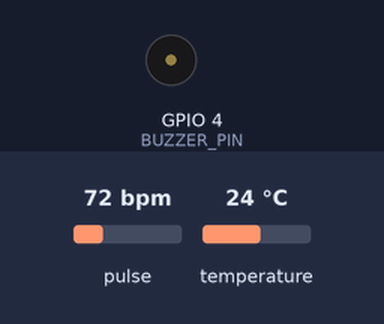
Simulated run of this sketch. Board: ESP32. Shown: buzzer (waves = sounding). The inputs (shaded band) are chosen by the test bench; at power-on: temperature 24 °C, pulse 72 bpm. WiFi joins after 1.5 s; servers stay silent unless stated; the local clock reads 2024-03-15 10:24:30 at power-on unless the sketch sets it; what the sketch prints to the serial monitor is not drawn.

Above: at 3.7 s.
3.8 s: temperature set to 37.5 °C
6.8 s: temperature set to 38.7 °C
At 7.6 s:
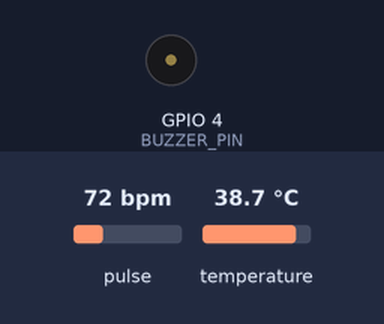
Timing chart, 0 to 9.8 s (numbered marks = the images above; inputs shaded):
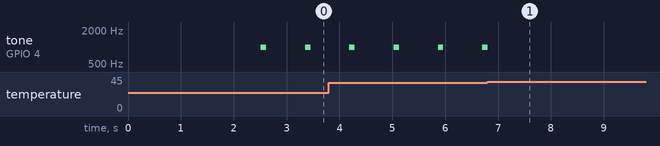

The sketch:

Client_health_monitor_copy_20250920181113.ino
```cpp
// (licence header left out)
#include <Wire.h>
#include "MAX30105.h"
#include "heartRate.h"
#include <WiFi.h>
#include <HTTPClient.h>
#include <time.h>
#include <WiFiClientSecure.h>
#include "base64.h"   // required for SMTP login

// ---------- WiFi ----------
const char* ssid = "health";
const char* password = "11223344";

// ---------- Firebase ----------
String firebaseHost = "https://patient-health-monitor-20846-default-rtdb.firebaseio.com";
String firebaseAuth = "";
String patientName = "kumar";

// ---------- MAX30102 ----------
MAX30105 particleSensor;
#define BUZZER_PIN 4
#define BUFFER_SIZE 100

// Heart Rate vars
const byte RATE_SIZE = 4;
byte rates[RATE_SIZE];
byte rateSpot = 0;
long lastBeat = 0;
float beatsPerMinute;
int beatAvg;

// SpO2 buffers
long redBuffer[BUFFER_SIZE];
long irBuffer[BUFFER_SIZE];
int bufferIndex = 0;
float spo2 = 0;

// ---------- Firebase push timer ----------
unsigned long lastFirebasePush = 0;
const unsigned long FIREBASE_INTERVAL = 30000; // 30 sec

// ---------- Time ----------
const char* ntpServer = "pool.ntp.org";
const long gmtOffset_sec = 19800;  // IST +5:30
const int daylightOffset_sec = 0;

// ---------- SMTP Config ----------
const char* smtpServer = "smtp.gmail.com";
const int smtpPort = 465;
String smtpUser = "hdaprojectofficial@gmail.com";      // <-- change
String smtpPass = "eigu bqix zthz bdye";      // Gmail App Password
String smtpTo   = "hdaprojectofficial@gmail.com";  // <-- change

bool alertSent = false;

// ---------- Thresholds ----------
const int HR_THRESHOLD = 110;     // bpm
const float TEMP_THRESHOLD = 38; // °C

String getDate() {
  struct tm timeinfo;
  if (!getLocalTime(&timeinfo)) return "unknown-date";
  char buffer[11];
  strftime(buffer, sizeof(buffer), "%Y-%m-%d", &timeinfo);
  return String(buffer);
}

String getTime() {
  struct tm timeinfo;
  if (!getLocalTime(&timeinfo)) return "unknown-time";
  char buffer[9];
  strftime(buffer, sizeof(buffer), "%H:%M:%S", &timeinfo);
  return String(buffer);
}

// ---------- Lightweight SMTP Sender ----------
bool smtpSendAlert(int bpm, float temp, float spo2) {
  WiFiClientSecure client;
  client.setInsecure();  // skip certificate validation

  Serial.println("Connecting to SMTP...");
  if (!client.connect(smtpServer, smtpPort)) {
    Serial.println("SMTP connection failed");
    return false;
  }

  auto sendCmd = [&](String cmd, int wait = 1000) {
    client.println(cmd);
    delay(wait);
    while (client.available()) {
      String line = client.readStringUntil('\n');
      Serial.println(line);
    }
  };

  sendCmd("EHLO esp32");
  sendCmd("AUTH LOGIN");
  sendCmd(base64::encode(smtpUser));
  sendCmd(base64::encode(smtpPass));
  sendCmd("MAIL FROM:<" + smtpUser + ">");
  sendCmd("RCPT TO:<" + smtpTo + ">");
  sendCmd("DATA");

  String body = "From: ESP32 Health Monitor <" + smtpUser + ">\r\n";
  body += "To: Doctor <" + smtpTo + ">\r\n";
  body += "Subject: ⚠️ Patient Alert!\r\n\r\n";
  body += "🚨 ALERT 🚨\r\n";
  body += "Heart Rate: " + String(bpm) + " BPM\r\n";
  body += "Temperature: " + String(temp) + " °C\r\n";
  body += "SpO2: " + String(spo2, 1) + " %\r\n";
  body += "\r\nPlease check immediately.\r\n";
  body += ".\r\n";  // SMTP end of message

  client.print(body);
  delay(500);
  sendCmd("QUIT");

  client.stop();
  Serial.println("Alert email sent via raw SMTP!");
  return true;
}

void setup() {
  Serial.begin(115200);
  delay(1000);
  Serial.println("Initializing MAX30102...");

  WiFi.begin(ssid, password);
  Serial.print("Connecting to WiFi");
  while (WiFi.status() != WL_CONNECTED) {
    delay(500);
    Serial.print(".");
  }
  Serial.println("\nWiFi connected!");

  configTime(gmtOffset_sec, daylightOffset_sec, ntpServer);

  if (!particleSensor.begin(Wire, I2C_SPEED_FAST)) {
    Serial.println("MAX30102 not found. Check wiring!");
    while (1);
  }
  particleSensor.setup();
  particleSensor.setPulseAmplitudeRed(0x1F);
  particleSensor.setPulseAmplitudeIR(0x1F);
  particleSensor.setPulseAmplitudeGreen(0);
  particleSensor.enableDIETEMPRDY();

  pinMode(BUZZER_PIN, OUTPUT);
}

void loop() {
  long redValue = particleSensor.getRed();
  long irValue  = particleSensor.getIR();

  if (irValue > 7000) { // Finger detected
    // ---- HEART RATE ----
    if (checkForBeat(irValue) == true) {
      long delta = millis() - lastBeat;
      lastBeat = millis();
      beatsPerMinute = 60 / (delta / 1000.0);

      if (beatsPerMinute < 255 && beatsPerMinute > 20) {
        rates[rateSpot++] = (byte)beatsPerMinute;
        rateSpot %= RATE_SIZE;

        beatAvg = 0;
        for (byte x = 0 ; x < RATE_SIZE ; x++) beatAvg += rates[x];
        beatAvg /= RATE_SIZE;

        if (beatAvg < 60) beatAvg = 62;
        if (beatAvg > 120) beatAvg = 120;
      }

      tone(BUZZER_PIN, 1000);
      delay(100);
      noTone(BUZZER_PIN);
    }

    // ---- SPO2 BUFFER ----
    redBuffer[bufferIndex] = redValue;
    irBuffer[bufferIndex]  = irValue;
    bufferIndex++;

    if (bufferIndex >= BUFFER_SIZE) {
      long redMin = redBuffer[0], redMax = redBuffer[0], redSum = 0;
      long irMin  = irBuffer[0], irMax  = irBuffer[0], irSum  = 0;

      for (int i = 0; i < BUFFER_SIZE; i++) {
        if (redBuffer[i] < redMin) redMin = redBuffer[i];
        if (redBuffer[i] > redMax) redMax = redBuffer[i];
        if (irBuffer[i] < irMin) irMin = irBuffer[i];
        if (irBuffer[i] > irMax) irMax = irBuffer[i];
        redSum += redBuffer[i];
        irSum  += irBuffer[i];
      }

      float ACred = redMax - redMin;
      float ACir  = irMax  - irMin;
      float DCred = (float)redSum / BUFFER_SIZE;
      float DCir  = (float)irSum / BUFFER_SIZE;

      float R = ( (ACred/DCred) / (ACir/DCir) );
      spo2 = 110.0 - 25.0 * R;

      if (spo2 < 90) spo2 = 90;
      if (spo2 > 100) spo2 = 99.75;

      bufferIndex = 0;
    }

    // ---- TEMPERATURE ----
    float temperatureC = particleSensor.readTemperature();

    // ---- SERIAL OUTPUT (every 5s) ----
    static unsigned long lastSerial = 0;
    if (millis() - lastSerial >= 5000) {
      lastSerial = millis();
      Serial.print("BPM: "); Serial.print(beatsPerMinute, 2);
      Serial.print(" | Avg BPM: "); Serial.print(beatAvg);
      Serial.print(" | TempC: "); Serial.print(temperatureC, 2);
      Serial.print(" | SpO2: "); Serial.print(spo2, 2);
      Serial.println(" %");
    }

    // ---- ALERT CHECK ----
    if (!alertSent && (beatAvg > HR_THRESHOLD || temperatureC > TEMP_THRESHOLD)) {
      smtpSendAlert(beatAvg, temperatureC, spo2);
      alertSent = true;
    }
    if (beatAvg < HR_THRESHOLD - 10 && temperatureC < TEMP_THRESHOLD - 1) {
      alertSent = false;
    }

    // ---- FIREBASE LOGGING (every 30s) ----
    unsigned long now = millis();
    if (now - lastFirebasePush >= FIREBASE_INTERVAL) {
      lastFirebasePush = now;

      if (WiFi.status() == WL_CONNECTED) {
        HTTPClient http;

        String date = getDate();
        String timeStr = getTime();

        String url = firebaseHost + "/patients/" + patientName + "/" + date + "/" + timeStr + ".json";
        if (firebaseAuth != "") url += "?auth=" + firebaseAuth;

        http.begin(url);
        http.addHeader("Content-Type", "application/json");

        String jsonData = "{";
        jsonData += "\"bpm\":" + String(beatAvg) + ",";
        jsonData += "\"spo2\":" + String(spo2, 1) + ",";
        jsonData += "\"temp\":" + String(temperatureC, 1);
        jsonData += "}";

        int httpResponseCode = http.PUT(jsonData);

        if (httpResponseCode > 0) {
          Serial.print("Firebase Response: ");
          Serial.println(httpResponseCode);
        } else {
          Serial.print("Firebase Error: ");
          Serial.println(httpResponseCode);
        }

        http.end();
      }
    }

  } else {
    beatAvg = 0;
    spo2 = 0;
    Serial.println("Please place your finger on the sensor...");
    noTone(BUZZER_PIN);
    delay(500);
  }
}
```

Measured:
- the behaviour switches between 38 and 38.1 °C on temperature (found by bisection; images 0 and 1)
- after the input at 6.8 s, tone on GPIO 4 (BUZZER_PIN): goes on until 6.8 s, then stays silent
- by itself, tone on GPIO 4 (BUZZER_PIN): alternates 1000 Hz for 0.10 s and silent for 0.74 s
